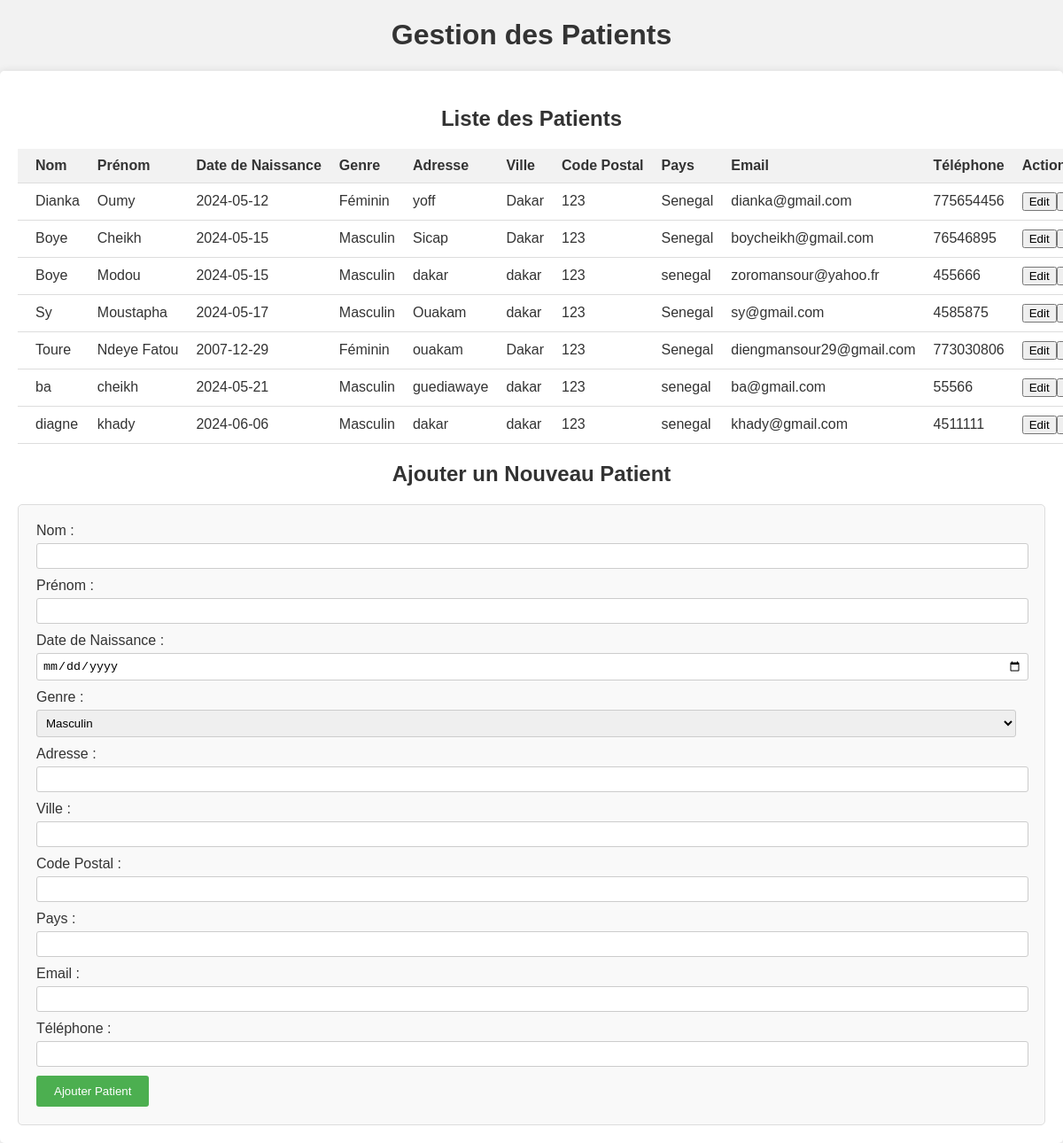
/gestion_patients.php, run on the app's committed database.
### tables this page shows
CREATE TABLE `patients` (
  `id` int(11) NOT NULL,
  `nom` varchar(100) NOT NULL,
  `prenom` varchar(100) NOT NULL,
  `date_naissance` date DEFAULT NULL,
  `genre` enum('Masculin','Féminin') DEFAULT NULL,
  `adresse` varchar(255) DEFAULT NULL,
  `ville` varchar(100) DEFAULT NULL,
  `code_postal` varchar(10) DEFAULT NULL,
  `pays` varchar(100) DEFAULT NULL,
  `email` varchar(255) DEFAULT NULL,
  `telephone` varchar(20) DEFAULT NULL
);

### gestion_patients.php (the view, shortened to what this page needs)
<!DOCTYPE html>
<html lang="fr">
<head>
</head>
<body>
    <h1>Gestion des Patients</h1>
    <main>
        <section>
            <h2>Liste des Patients</h2>
            <table>
                <thead>
                    <tr>
                        <th>Nom</th>
                        <th>Prénom</th>
                        <th>Date de Naissance</th>
                        <th>Genre</th>
                        <th>Adresse</th>
                        <th>Ville</th>
                        <th>Code Postal</th>
                        <th>Pays</th>
                        <th>Email</th>
                        <th>Téléphone</th>
                        <th>Actions</th>
                    </tr>
                </thead>
                <tbody>
                    <?php
                    require_once('config.php');
                    $sql = "SELECT * FROM patients";
                    $result = $conn->query($sql);
                    if ($result->num_rows > 0) {
                        while($row = $result->fetch_assoc()) {
                            echo "<tr>";
                            echo "<td>" . $row["nom"] . "</td>";
                            echo "<td>" . $row["prenom"] . "</td>";
                            echo "<td>" . $row["date_naissance"] . "</td>";
                            echo "<td>" . $row["genre"] . "</td>";
                            echo "<td>" . $row["adresse"] . "</td>";
                            echo "<td>" . $row["ville"] . "</td>";
                            echo "<td>" . $row["code_postal"] . "</td>";
                            echo "<td>" . $row["pays"] . "</td>";
                            echo "<td>" . $row["email"] . "</td>";
                            echo "<td>" . $row["telephone"] . "</td>";
                            echo "<td><button>Edit</button><button>Delete</button></td>";
                            echo "</tr>";
                        }
                    } else {
                        echo "<tr><td colspan='11'>Aucun patient trouvé.</td></tr>";
                    }
                    ?>
                </tbody>
            </table>
        </section>
        <section>
            <h2>Ajouter un Nouveau Patient</h2>
            <form action="ajouter_patient.php" method="post">
                <label for="nom">Nom :</label>
                <input type="text" id="nom" name="nom" required>
                <label for="prenom">Prénom :</label>
                <input type="text" id="prenom" name="prenom" required>
                <label for="date_naissance">Date de Naissance :</label>
                <input type="date" id="date_naissance" name="date_naissance" required>
                <label for="genre">Genre :</label>
                <select id="genre" name="genre" required>
                    <option value="Masculin">Masculin</option>
                </select>
                <label for="adresse">Adresse :</label>
                <input type="text" id="adresse" name="adresse" required>
                <label for="ville">Ville :</label>
                <input type="text" id="ville" name="ville" required>
                <label for="code_postal">Code Postal :</label>
                <input type="text" id="code_postal" name="code_postal" required>
                <label for="pays">Pays :</label>
                <input type="text" id="pays" name="pays" required>
                <label for="email">Email :</label>
                <input type="email" id="email" name="email" required>
                <label for="telephone">Téléphone :</label>
                <input type="text" id="telephone" name="telephone" required>
                <button type="submit">Ajouter Patient</button>
            </form>
        </section>
    </main>
</body>
</html>

### gestion_patients.php (style rules this page uses)
body { font-family: Arial, sans-serif; margin: 0; padding: 0; background-color: #f2f2f2; color: #333; }
h1, h2 { text-align: center; }
main { max-width: 1200px; margin: 0 auto; padding: 20px; background-color: #fff; border-radius: 5px; box-shadow: 0 0 10px rgba(0, 0, 0, 0.1); overflow-x: auto; }
table { width: auto; border-collapse: collapse; margin-bottom: 20px; }
th, td { padding: 10px; text-align: left; border-bottom: 1px solid #ddd; white-space: nowrap; }
th { background-color: #f2f2f2; }
th:first-child, td:first-child { padding-left: 20px; }
form { border: 1px solid #ddd; padding: 20px; border-radius: 5px; background-color: #f9f9f9; }
label { display: block; margin-bottom: 5px; }
input[type="text"], input[type="date"], input[type="email"], select { width: calc(100% - 12px); padding: 6px; margin-bottom: 10px; border: 1px solid #ccc; border-radius: 3px; }
button[type="submit"] { background-color: #4CAF50; color: white; padding: 10px 20px; border: none; border-radius: 3px; cursor: pointer; }

### data on the page
patients: nom "Dianka", prenom "Oumy", date_naissance "2024-05-12", genre "Féminin", adresse "yoff", ville "Dakar", code_postal "123", pays "Senegal", email "dianka@gmail.com", telephone "775654456"
patients: nom "Boye", prenom "Cheikh", date_naissance "2024-05-15", genre "Masculin", adresse "Sicap", ville "Dakar", code_postal "123", pays "Senegal", email "boycheikh@gmail.com", telephone "76546895"
patients: nom "Boye", prenom "Modou", date_naissance "2024-05-15", genre "Masculin", adresse "dakar", ville "dakar", code_postal "123", pays "senegal", email "zoromansour@yahoo.fr", telephone "455666"
patients: nom "Sy", prenom "Moustapha", date_naissance "2024-05-17", genre "Masculin", adresse "Ouakam", ville "dakar", code_postal "123", pays "Senegal", email "sy@gmail.com", telephone "4585875"
patients: nom "Toure", prenom "Ndeye Fatou", date_naissance "2007-12-29", genre "Féminin", adresse "ouakam", ville "Dakar", code_postal "123", pays "Senegal", email "diengmansour29@gmail.com", telephone "773030806"
patients: nom "ba", prenom "cheikh", date_naissance "2024-05-21", genre "Masculin", adresse "guediawaye", ville "dakar", code_postal "123", pays "senegal", email "ba@gmail.com", telephone "55566"
patients: nom "diagne", prenom "khady", date_naissance "2024-06-06", genre "Masculin", adresse "dakar", ville "dakar", code_postal "123", pays "senegal", email "khady@gmail.com", telephone "4511111"
